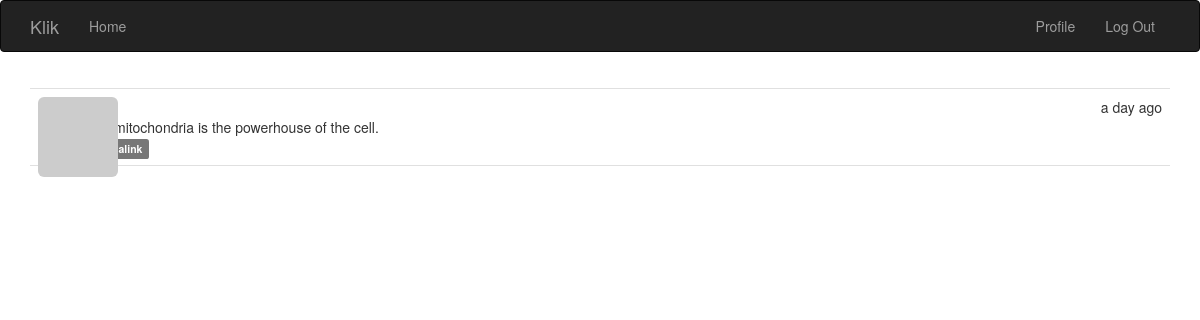
Page /post/2 (signed in) on the committed database.
### app/models.py (models this page shows, shortened)
class Post(db.Model):
    __tablename__ = 'posts'
    id = db.Column(db.Integer, primary_key=True)
    body = db.Column(db.Text)
    body_html = db.Column(db.Text)
    timestamp = db.Column(db.DateTime, index=True, default=datetime.utcnow)
    author_id = db.Column(db.Integer, db.ForeignKey('users.id'))

### app/main/views.py (the view)
@main.route('/post/<int:id>')
def post(id):
    post = Post.query.get_or_404(id)
    return render_template('post.html', posts=[post])

### app/auth/views.py (called while the page is built)
@auth.before_app_request
def before_request():
    if current_user.is_authenticated:
        current_user.ping()

### app/main/__init__.py (called while the page is built)
@main.app_context_processor
def inject_permissions():
    return dict(Permission=Permission)

### app/models.py (called while the page is built)
    def has_permission(self, perm):
        return self.permissions & perm == perm

    @login_manager.user_loader
    def load_user(user_id):
        return User.query.get(int(user_id))

    def can(self, perm):
        return self.role is not None and self.role.has_permission(perm)

    def is_administrator(self):
        return self.can(Permission.ADMIN)

    def ping(self):
        self.last_seen = datetime.utcnow()
        db.session.add(self)
        db.session.commit()

    def gravatar(self, size=100, default='identicon', rating='g'):
        if request.is_secure:
            url = 'https://secure.gravatar.com/avatar'
        else:
            url = 'http://www.gravatar.com/avatar'
        hash = self.avatar_hash or self.gravatar_hash()
        return '{url}/{hash}?s={size}&d={default}&r={rating}' \
               .format(url=url,
                       hash=hash,
                       size=size,
                       default=default,
                       rating=rating)

    def gravatar_hash(self):
        return hashlib.md5(self.email.lower().encode('utf-8')).hexdigest()

### app/templates/post.html (shortened to what this page needs)
{% extends "base.html" %}
{% block page_content %}
{% include '_posts.html' %}
{% endblock %}

### app/templates/_posts.html (shortened to what this page needs)
<ul class="posts">
    {% for post in posts %}
    <li class="post">
        <div class="post-thumbnail">
            <a href="{{ url_for('.user', username=post.author.username) }}">
                <img class="img-rounded profile-thumbnail" src="{{ post.author.gravatar(size=40) }}">
            </a>
        </div>
        <div class="post-content">
            <div class="post-date">{{ moment(post.timestamp).fromNow() }}</div>
            <div class="post-author">
                <a href="{{ url_for('.user', username=post.author.username) }}">
                </a>
            </div>
            <div class="post-body">
                {% if post.body_html %}
                    {{ post.body_html | safe }}
                {% else %}
                    {{ post.body }}
                {% endif %}
            </div>
            <div class="post-footer">
                <a href="{{ url_for('.post', id=post.id) }}">
                    <span class="label label-default">Permalink</span>
                </a>
            </div>
        </div>
    </li>
    {% endfor %}
</ul>

### app/static/styles.css (style rules this page uses)
.profile-thumbnail { position: absolute; }
ul.posts { list-style-type: none; padding: 0px; margin: 16px 0px 0px 0px; border-top: 1px solid #e0e0e0; }
ul.posts li.post { padding: 8px; border-bottom: 1px solid #e0e0e0; }
div.post-date { float: right; }
div.post-author { font-weight: bold; }
div.post-thumbnail { position: absolute; }
div.post-content { margin-left: 48px; min-height: 48px; }

### rows in the picture
Post: timestamp "a day ago", body "The mitochondria is the powerhouse of the cell."
